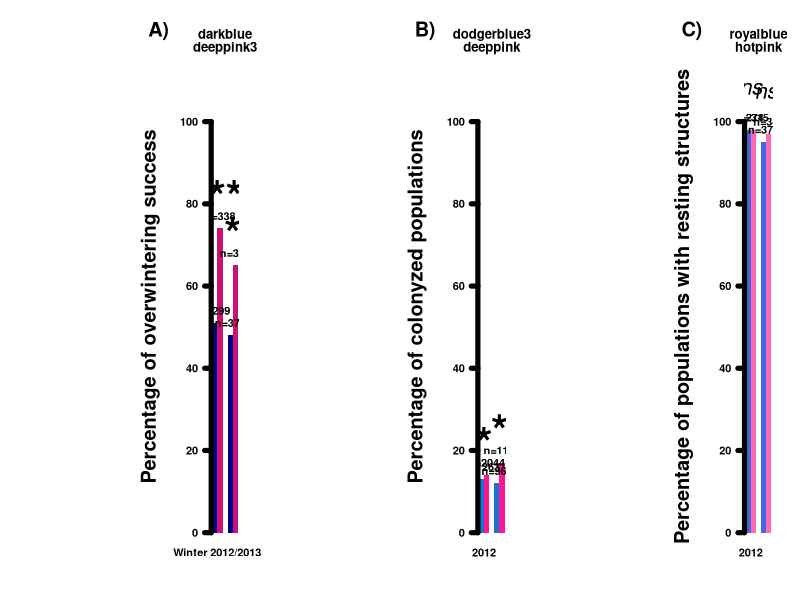
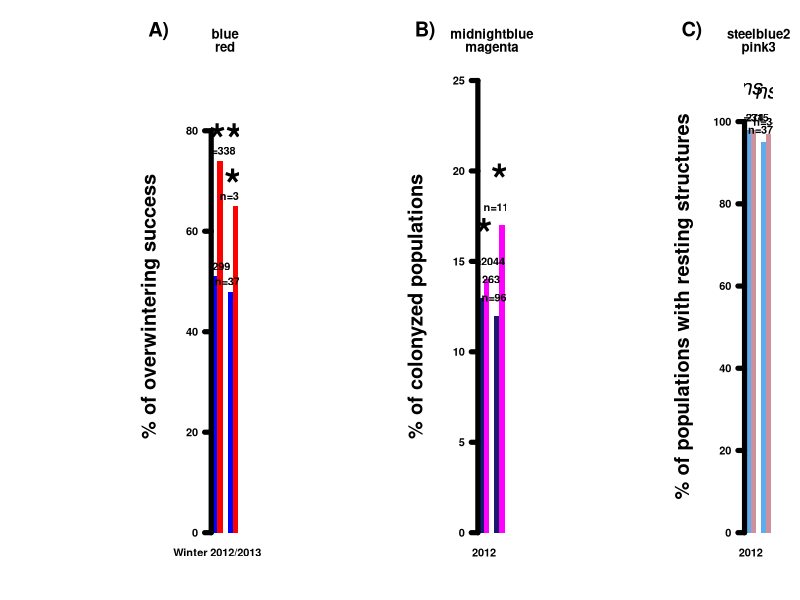
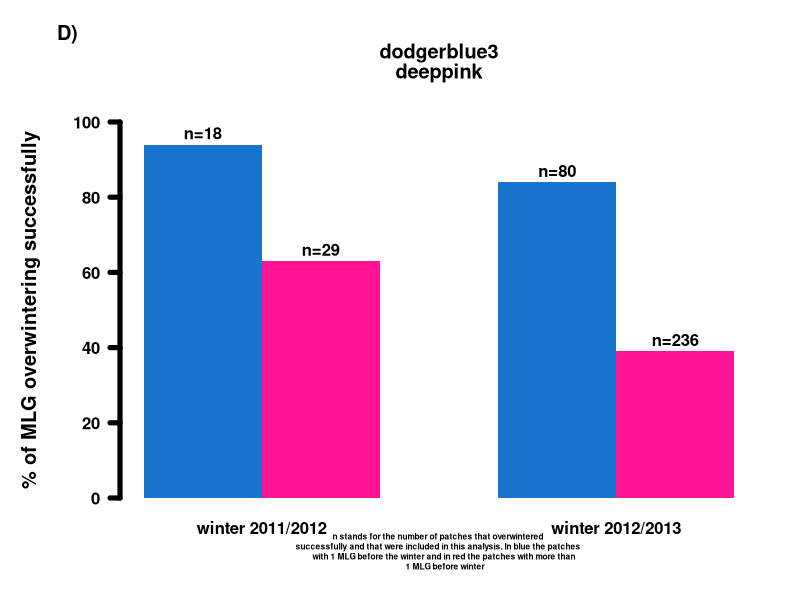

Source code (R) for these figures, in order:
###############################################################################
###############################################################################
#barplot of the effect of coinfection on different parameters
###############################################################################
###############################################################################


###############################################################################
#first try
###############################################################################

op<-par(mfrow=c(1,3),mar=c(5.1,16,6.1,2.1), oma=c(0,0,0,0))

#first plot for the overwintering success
coolcol<-c("darkblue","deeppink3")
datmat<-matrix(c(51,74,48,65),nrow=2)
temp<-barplot(datmat,beside=TRUE,border=NA,col=coolcol,
              names.arg=list("Winter 2012/2013","Winter 2013/2014"),
              main=coolcol,font=2,las=1,cex.lab=2,lwd=5,ylim=c(0,110))
mtext(side=2,text="Percentage of overwintering success",line=4,font=2,cex=1.2)
text(temp[1],datmat[1]+3,"n=299",font=2)
text(temp[2],datmat[2]+3,"n=338",font=2)
text((temp[1]+temp[2])/2,max(datmat[1:2])+10,"***",font=2,cex=4)
text(temp[3],datmat[3]+3,"n=372",font=2)
text(temp[4],datmat[4]+3,"n=346",font=2)
text((temp[3]+temp[4])/2,max(datmat[3:4])+10,"*",font=2,cex=4)
mtext(side=2,text="A)",font=2,cex=1.2,adj=3,padj=-18,las=1)

#second plot for the colonization success
coolcol<-c("dodgerblue3","deeppink")
datmat<-matrix(c(13,14,12,17),nrow=2)
temp<-barplot(datmat,beside=TRUE,border=NA,col=coolcol,
              names.arg=list("2012","2013"),
              main=coolcol,font=2,las=1,cex.lab=2,lwd=5,ylim=c(0,110))
mtext(side=2,text="Percentage of colonyzed populations",line=4,font=2,cex=1.2)
text(temp[1],datmat[1]+3,"n=1263",font=2)
text(temp[2],datmat[2]+3,"n=2044",font=2)
text((temp[1]+temp[2])/2,max(datmat[1:2])+10,"*",font=2,cex=4)
text(temp[3],datmat[3]+3,"n=962",font=2)
text(temp[4],datmat[4]+3,"n=1184",font=2)
text((temp[3]+temp[4])/2,max(datmat[3:4])+10,"*",font=2,cex=4)
mtext(side=2,text="B)",font=2,cex=1.2,adj=3,padj=-18,las=1)

#third plot for the production of overwintering structures
coolcol<-c("royalblue","hotpink")
datmat<-matrix(c(98,98,95,97),nrow=2)
temp<-barplot(datmat,beside=TRUE,border=NA,col=coolcol,
              names.arg=list("2012","2013"),
              main=coolcol,font=2,las=1,cex.lab=2,lwd=5,ylim=c(0,110))
mtext(side=2,text="Percentage of populations with resting structures",
      line=4,font=2,cex=1.2)
text(temp[1],datmat[1]+3,"n=274",font=2)
text(temp[2],datmat[2]+3,"n=315",font=2)
text((temp[1]+temp[2])/2,max(datmat[1:2])+10,"ns",font=3,cex=2)
text(temp[3],datmat[3]+3,"n=374",font=2)
text(temp[4],datmat[4]+3,"n=343",font=2)
text((temp[3]+temp[4])/2,max(datmat[3:4])+10,"ns",font=3,cex=2)
mtext(side=2,text="C)",font=2,cex=1.2,adj=3,padj=-18,las=1)

par(op)

#export to pdf 16 X 9 inches


###############################################################################
#second try
###############################################################################

op<-par(mfrow=c(1,3),mar=c(5.1,16,6.1,2.1), oma=c(0,0,0,0))

#first plot for the overwintering success
coolcol<-c("blue","red")
datmat<-matrix(c(51,74,48,65),nrow=2)
temp<-barplot(datmat,beside=TRUE,border=NA,col=coolcol,
              names.arg=list("Winter 2012/2013","Winter 2013/2014"),
              main=coolcol,font=2,las=1,cex.lab=2,lwd=5,ylim=c(0,90))
mtext(side=2,text="% of overwintering success",line=4,font=2,cex=1.2)
text(temp[1],datmat[1]+2,"n=299",font=2)
text(temp[2],datmat[2]+2,"n=338",font=2)
text((temp[1]+temp[2])/2,max(datmat[1:2])+6,"***",font=2,cex=4)
text(temp[3],datmat[3]+2,"n=372",font=2)
text(temp[4],datmat[4]+2,"n=346",font=2)
text((temp[3]+temp[4])/2,max(datmat[3:4])+6,"*",font=2,cex=4)
mtext(side=2,text="A)",font=2,cex=1.2,adj=3,padj=-18,las=1)

#second plot for the colonization success
coolcol<-c("midnightblue","magenta")
datmat<-matrix(c(13,14,12,17),nrow=2)
temp<-barplot(datmat,beside=TRUE,border=NA,col=coolcol,
              names.arg=list("2012","2013"),
              main=coolcol,font=2,las=1,cex.lab=2,lwd=5,ylim=c(0,25))
mtext(side=2,text="% of colonyzed populations",line=4,font=2,cex=1.2)
text(temp[1],datmat[1]+1,"n=1263",font=2)
text(temp[2],datmat[2]+1,"n=2044",font=2)
text((temp[1]+temp[2])/2,max(datmat[1:2])+3,"*",font=2,cex=4)
text(temp[3],datmat[3]+1,"n=962",font=2)
text(temp[4],datmat[4]+1,"n=1184",font=2)
text((temp[3]+temp[4])/2,max(datmat[3:4])+3,"*",font=2,cex=4)
mtext(side=2,text="B)",font=2,cex=1.2,adj=3,padj=-18,las=1)

#third plot for the production of overwintering structures
coolcol<-c("steelblue2","pink3")
datmat<-matrix(c(98,98,95,97),nrow=2)
temp<-barplot(datmat,beside=TRUE,border=NA,col=coolcol,
              names.arg=list("2012","2013"),
              main=coolcol,font=2,las=1,cex.lab=2,lwd=5,ylim=c(0,110))
mtext(side=2,text="% of populations with resting structures",
      line=4,font=2,cex=1.2)
text(temp[1],datmat[1]+3,"n=274",font=2)
text(temp[2],datmat[2]+3,"n=315",font=2)
text((temp[1]+temp[2])/2,max(datmat[1:2])+10,"ns",font=3,cex=2)
text(temp[3],datmat[3]+3,"n=374",font=2)
text(temp[4],datmat[4]+3,"n=343",font=2)
text((temp[3]+temp[4])/2,max(datmat[3:4])+10,"ns",font=3,cex=2)
mtext(side=2,text="C)",font=2,cex=1.2,adj=3,padj=-18,las=1)

par(op)

#export to pdf 16 X 9 inches


which(colors()=="hotpink")


###############################################################################
#barplot for the mono-MLG vs several-MLG MLG survival rate
###############################################################################

op<-par(mfrow=c(1,1),mar=c(5.1,6,6.1,2.1), oma=c(0,0,0,0))

coolcol<-c("dodgerblue3","deeppink")
datmat<-matrix(c(94,63,84,39),nrow=2)
temp<-barplot(datmat,beside=TRUE,border=NA,col=coolcol,
              names.arg=list("winter 2011/2012","winter 2012/2013"),
              main=coolcol,font=2,las=1,cex.lab=2,lwd=5,ylim=c(0,100))
mtext(side=2,text="% of MLG overwintering successfully",line=4,font=2,cex=1.2)
text(temp[1],datmat[1]+3,"n=18",font=2)
text(temp[2],datmat[2]+3,"n=29",font=2)
#text((temp[1]+temp[2])/2,max(datmat[1:2])+3,"*",font=2,cex=4)
text(temp[3],datmat[3]+3,"n=80",font=2)
text(temp[4],datmat[4]+3,"n=236",font=2)
#text((temp[3]+temp[4])/2,max(datmat[3:4])+3,"*",font=2,cex=4)
mtext(side=2,text="D)",font=2,cex=1.2,adj=3,padj=-18,las=1)
mtext(side=1,text="n stands for the number of patches that overwintered 
successfully and that were included in this analysis. In blue the patches 
      with 1 MLG before the winter and in red the patches with more than 
      1 MLG before winter",
      font=2,cex=0.5,adj=NA,padj=1.5,las=0)

par(op)

#export to pdf 6 X 9 inches


###############################################################################
#END
###############################################################################
